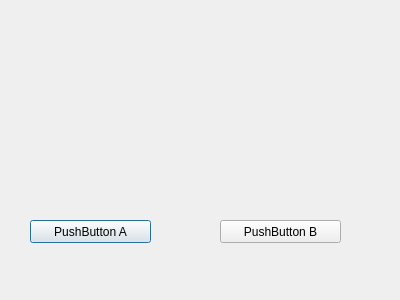
<?xml version="1.0" encoding="UTF-8"?>
<ui version="4.0">
 <class>Dialog</class>
 <widget class="QDialog" name="Dialog">
  <property name="geometry">
   <rect>
    <x>0</x>
    <y>0</y>
    <width>400</width>
    <height>300</height>
   </rect>
  </property>
  <property name="windowTitle">
   <string>Dialog</string>
  </property>
  <widget class="QPushButton" name="pushButtonA">
   <property name="geometry">
    <rect>
     <x>30</x>
     <y>220</y>
     <width>121</width>
     <height>23</height>
    </rect>
   </property>
   <property name="text">
    <string>PushButton A</string>
   </property>
  </widget>
  <widget class="QPushButton" name="pushButtonB">
   <property name="geometry">
    <rect>
     <x>220</x>
     <y>220</y>
     <width>121</width>
     <height>23</height>
    </rect>
   </property>
   <property name="text">
    <string>PushButton B</string>
   </property>
  </widget>
 </widget>
 <resources/>
 <connections/>
</ui>
